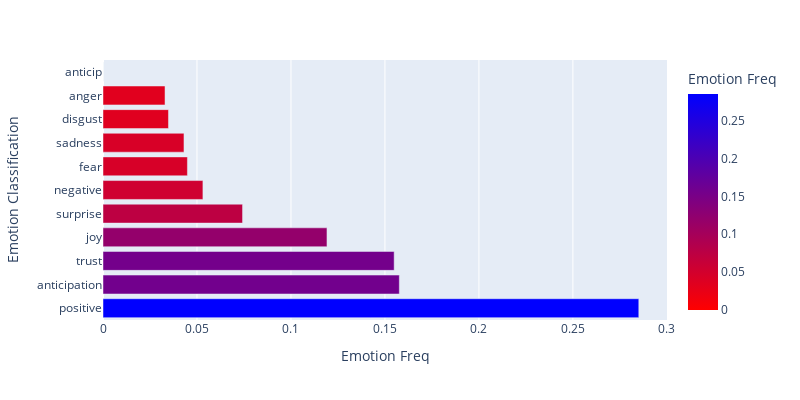

This figure's notebook cell:
### Code cell
emotion_df = pd.DataFrame.from_dict(n1, orient='index')
emotion_df = emotion_df.reset_index()
emotion_df = emotion_df.rename(columns={'index' : 'Emotion Classification' , 0: 'Emotion Freq'})
emotion_df = emotion_df.sort_values(by=['Emotion Freq'], ascending=False)
import plotly.express as px
fig = px.bar(emotion_df, x='Emotion Freq', y='Emotion Classification', color = 'Emotion Freq', orientation='h',color_continuous_scale='Bluered_r', width = 800, height = 400)
fig.show()

### Figure 1 — Plotly figure (JSON) as saved in the notebook; plotly's stock layout.template omitted (floating-point values rounded to 4 significant figures)
{"data": [{"alignmentgroup": "True", "hovertemplate": "Emotion Freq=%{marker.color}<br>Emotion Classification=%{y}<extra></extra>", "legendgroup": "", "marker": {"color": [0.2851, 0.1577, 0.1549, 0.1192, 0.07424, 0.05316, 0.04491, 0.04308, 0.03483, 0.033, 0], "coloraxis": "coloraxis", "pattern": {"shape": ""}}, "name": "", "offsetgroup": "", "orientation": "h", "showlegend": false, "textposition": "auto", "type": "bar", "x": [0.2851, 0.1577, 0.1549, 0.1192, 0.07424, 0.05316, 0.04491, 0.04308, 0.03483, 0.033, 0], "xaxis": "x", "y": ["positive", "anticipation", "trust", "joy", "surprise", "negative", "fear", "sadness", "disgust", "anger", "anticip"], "yaxis": "y"}], "layout": {"barmode": "relative", "coloraxis": {"colorbar": {"title": {"text": "Emotion Freq"}}, "colorscale": [[0, "rgb(255,0,0)"], [1, "rgb(0,0,255)"]]}, "height": 400, "legend": {"tracegroupgap": 0}, "margin": {"t": 60}, "width": 800, "xaxis": {"anchor": "y", "domain": [0, 1], "title": {"text": "Emotion Freq"}}, "yaxis": {"anchor": "x", "domain": [0, 1], "title": {"text": "Emotion Classification"}}}}
